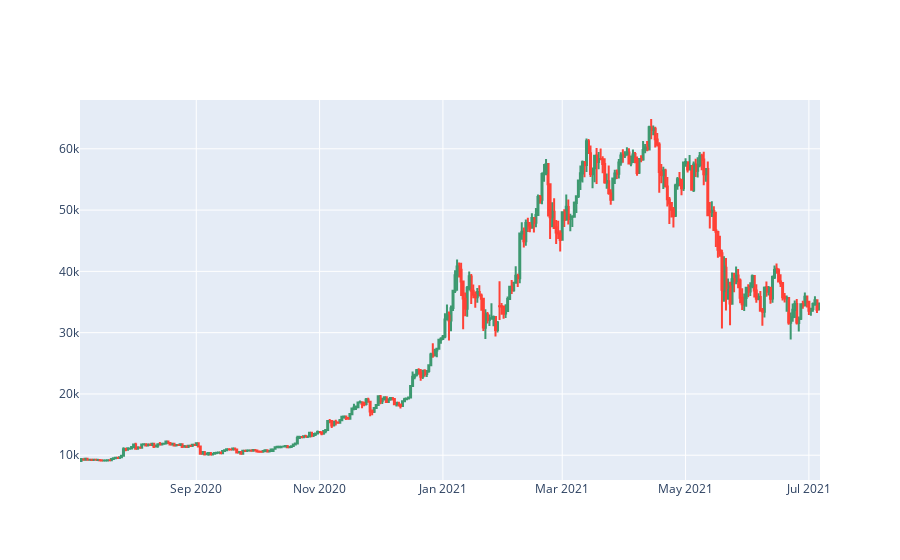

The code cell stored with this chart in its notebook:
### Code cell
candlestick_chart(bitcoin_df)

### Figure 1 — Plotly figure (JSON) as saved in the notebook; plotly's stock layout.template omitted (floating-point values rounded to 4 significant figures; data arrays with more than 128 entries replaced by an {"elided": "..."} marker saying what was removed)
{"data": [{"close": {"elided": "366 float values"}, "high": {"elided": "366 float values"}, "low": {"elided": "366 float values"}, "open": {"elided": "366 float values"}, "type": "candlestick", "x": {"elided": "366 str values"}}], "layout": {"xaxis": {"rangeslider": {"visible": false}}}}
